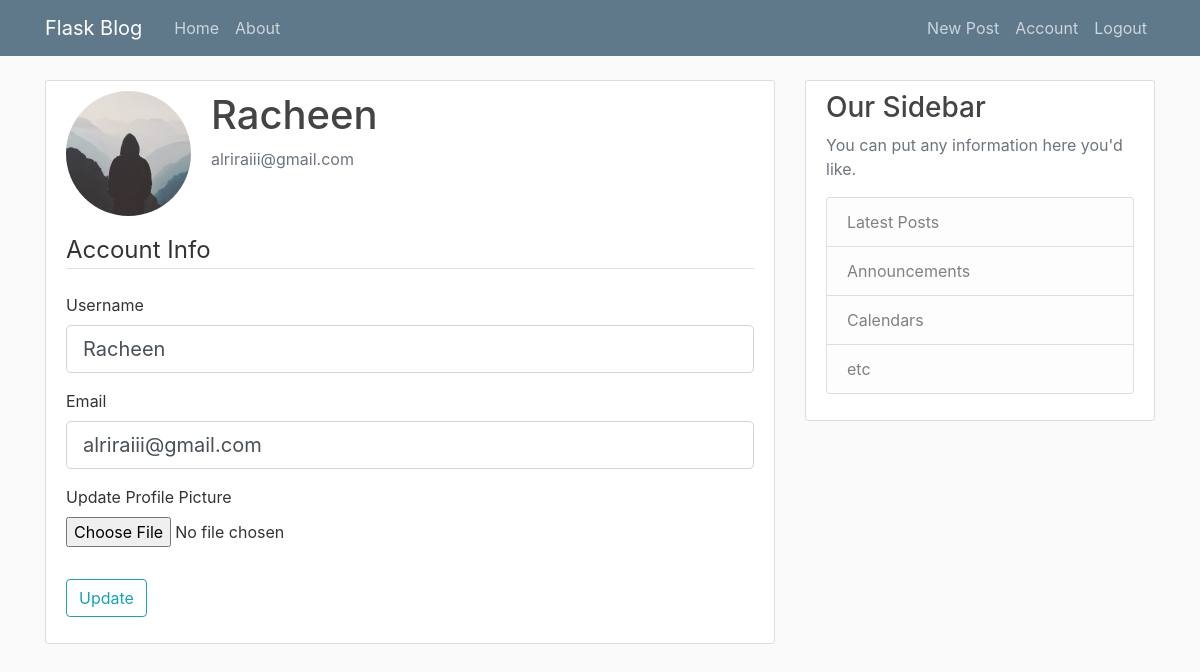
Page /account (signed in) on the earlier database version.
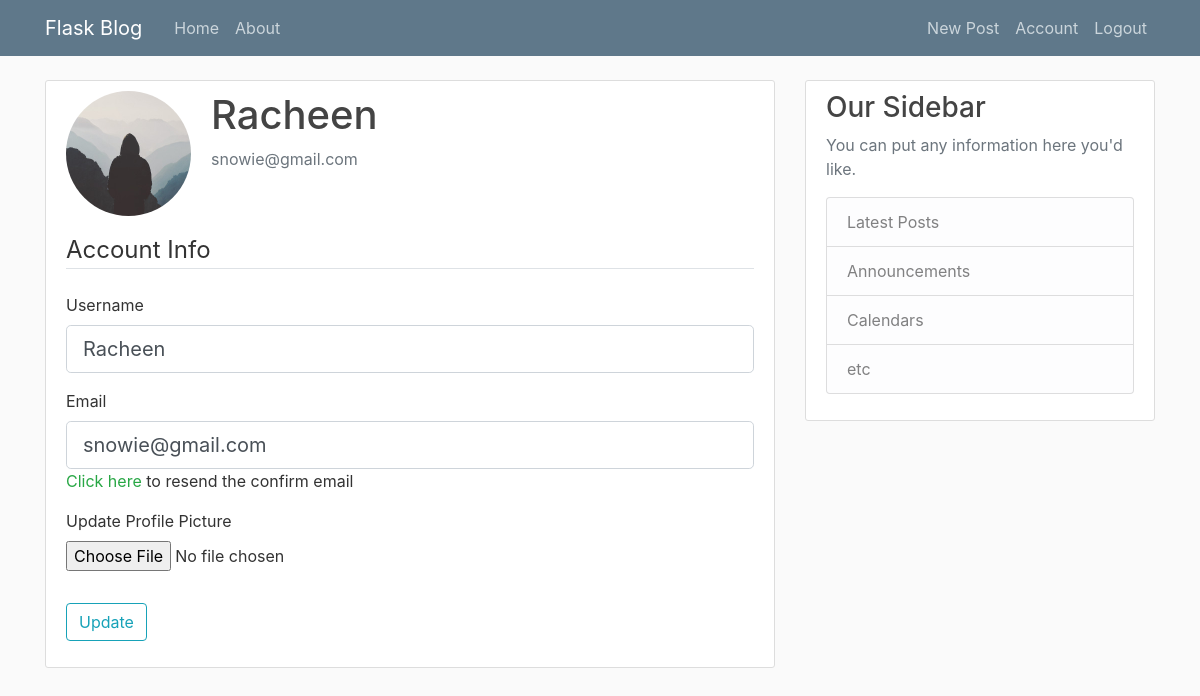
Same page on the later database version.
### flaskblog/models.py (models this page shows, shortened)
class User(Base, UserMixin):
    __tablename__ = 'user'
    id = Column(Integer, primary_key=True)
    username = Column(String(20), unique=True, nullable=False)
    email = Column(String(120), unique=True, nullable=False)
    image_file = Column(String(20), nullable=False, default='default.jpg')
    password = Column(String(60), nullable=False)
    confirmed_email = Column(Boolean, nullable=False, default=False,)
    posts = relationship('Post', backref='author', lazy=True)

### flaskblog/users/routes.py (the view)
@users.route("/account", methods=['POST','GET'])
@login_required
def account():
    form = UpdateAccountForm()
    if form.validate_on_submit():
        if form.picture.data:
            picture_path = os.path.join(current_app.root_path, 'static/profile_pics', current_user.image_file)
            if current_user.image_file != 'default.jpg':
                os.remove(picture_path)
            picture_file = save_picture(form.picture.data)
            current_user.image_file = picture_file
        if current_user.email != form.email.data:
            current_user.confirmed_email = False
        current_user.username = form.username.data
        current_user.email = form.email.data
        session.commit()
        flash('Your account has been updated','success')
        return redirect(url_for('users.account'))
    elif request.method == 'GET':
        form.username.data = current_user.username
        form.email.data = current_user.email
    image_file = url_for('static', filename='profile_pics/' + current_user.image_file)
    return render_template('account.html', title='Account', image_file=image_file, form=form, confirm_email=current_user.confirmed_email)

### flaskblog/users/forms.py (shortened to what this page needs)
class UpdateAccountForm(FlaskForm):
    username = StringField('Username',
                            validators=[DataRequired(),Length(min=2,max=20)])
    email = StringField('Email',
                        validators=[DataRequired(), Email()])
    picture = FileField('Update Profile Picture', validators=[FileAllowed(['jpg','jpeg','png'])])
    submit = SubmitField('Update')

### flaskblog/models.py (called while the page is built)
@login_manager.user_loader
def load_user(user_id):
    return session.query(User).get(int(user_id))

### flaskblog/templates/account.html (shortened to what this page needs)
{% extends "layout.html" %}
{% block content %}
    <div class="content-section">
        <div class="media">
            <img class="rounded-circle account-img" src="{{ image_file }}">
            <div class="media-body">
                <h2 class="account-heading">{{ current_user.username }}</h2>
                <p class="text-secondary">{{ current_user.email }}</p>
            </div>
        </div>
        <form method="POST" action="" enctype="multipart/form-data">
            <fieldset class="form-group">
                <legend class="border-bottom mb-4">Account Info</legend>
                <div class="form-group">
                    {{ form.username.label(class="form-control-label") }}
                    {% if form.username.errors %}
                        {{ form.username(class="form-control form-control-lg is-invalid") }}
                    <div class="invalid-feedback">
                        {% for error in form.username.errors%}
                            <span>{{ error }}</span>
                        {% endfor %}
                    </div>
                    {% else %}
                        {{ form.username(class="form-control form-control-lg") }}
                    {% endif %}
                </div>
                <div class="form-group">
                    {{ form.email.label(class="form-control-label") }}
                    {% if form.email.errors %}
                        {{form.email(class="form-control form-control-lg is-invalid")}}
                        <div class="invalid-feedback">
                            {% for error in form.email.errors%}
                                <span>{{ error }}</span>
                            {% endfor %}
                        </div>
                    {% else %}
                        {{ form.email(class="form-control form-control-lg") }}
                    {% endif %}
                    {% if confirm_email == False %}
                        <p class="m-0"><a class="text-success" href="{{ url_for('users.resend_confirm_email') }}">Click here</a> to resend the confirm email</p>
                    {% endif %}
                </div>
                <div class="form-group">
                    {{ form.picture.label() }}
                    {{ form.picture(class="form-control-file") }}
            </fieldset>
            <div class="form-group">
                {{ form.submit(class="btn btn-outline-info")}}
            </div>
        </form>
    </div>
{% endblock content %}

### flaskblog/templates/layout.html (shortened to what this page needs)
<!DOCTYPE html>
<html>
<head>
    <link rel="stylesheet" href="https://maxcdn.bootstrapcdn.com/bootstrap/4.0.0/css/bootstrap.min.css">
    <link rel="stylesheet" type="text/css" href="{{ url_for('static', filename='main.css') }}">
    <link rel="stylesheet" href="{{ url_for('static', filename='font/css/open-iconic-bootstrap.css')}}">
</head>
<body>
    <header class="site-header">
      <nav class="navbar navbar-expand-md navbar-dark bg-steel fixed-top">
        <div class="container">
          <a class="navbar-brand mr-4" href="{{url_for('main.home')}}">Flask Blog</a>
          <div class="collapse navbar-collapse" id="navbarToggle">
            <div class="navbar-nav mr-auto">
              <a class="nav-item nav-link" href="{{url_for('main.home')}}">Home</a>
              <a class="nav-item nav-link" href="{{url_for('main.about')}}">About</a>
            </div>
            <div class="navbar-nav">
              {% if current_user.is_authenticated %}
                <a class="nav-item nav-link" href="{{url_for('posts.new_post')}}">New Post</a>
                <a class="nav-item nav-link" href="{{url_for('users.account')}}">Account</a>
                <a class="nav-item nav-link" href="{{url_for('users.logout')}}">Logout</a>
              {% else %}
                <a class="nav-item nav-link" href="{{url_for('users.login')}}">Login</a>
                <a class="nav-item nav-link" href="{{url_for('users.register')}}">Register</a>
              {% endif %}
            </div>
          </div>
        </div>
      </nav>
    </header>
    <main role="main" class="container">
      <div class="row">
        <div class="col-md-8">
          {% block content %}{% endblock %}
        </div>
        <div class="col-md-4">
          <div class="content-section">
            <h3>Our Sidebar</h3>
            <p class='text-muted'>You can put any information here you'd like.
              <ul class="list-group">
                <li class="list-group-item list-group-item-light">Latest Posts</li>
                <li class="list-group-item list-group-item-light">Announcements</li>
                <li class="list-group-item list-group-item-light">Calendars</li>
                <li class="list-group-item list-group-item-light">etc</li>
              </ul>
            </p>
          </div>
        </div>
      </div>
    </main>
</body>
</html>

### flaskblog/static/main.css (style rules this page uses)
body { background: #fafafa; color: #333333; margin-top: 5rem; }
h1, h2, h3, h4, h5, h6 { color: #444444; }
.bg-steel { background-color: #5f788a; }
.site-header .navbar-nav .nav-link { color: #cbd5db; }
.content-section { background: #ffffff; padding: 10px 20px; border: 1px solid #dddddd; border-radius: 3px; margin-bottom: 20px; }
.account-img { height: 125px; width: 125px; margin-right: 20px; margin-bottom: 16px; }
.account-heading { font-size: 2.5rem; }

Differences in the rows shown:
changed User "Racheen": email "alriraiii@gmail.com" → "snowie@gmail.com"
Other differences:
text now shown: "Click here to resend the confirm email"
